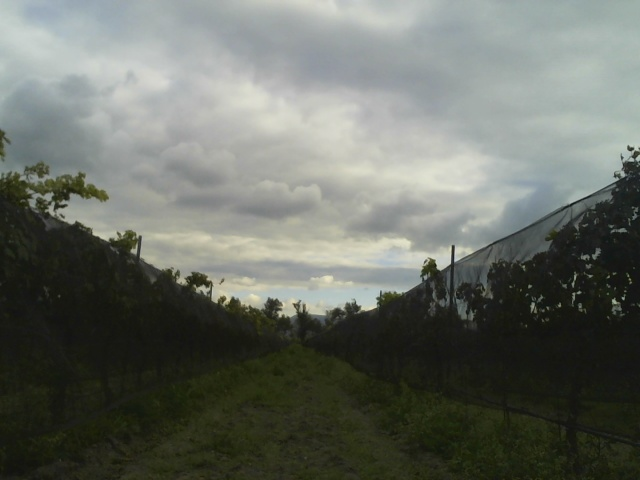
#> input picture scripts/test_images/20221002-223338.jpg, 640 x 480 px
$ jupyter execute chenMethod.ipynb
#> lines starting #> are read from the running program, lines starting #| are printed output that depends on the picture; after the words box and inside, x2 and y2 are one past the last pixel; in counts of white or black regions, pixels touching at a corner belong together
## IMAGE SELECTION

[cell 1]
import cv2
from matplotlib import pyplot as plt
import numpy as np
import math

#img = cv2.imread("test_images/20221002-223527.jpg")
img = cv2.imread("test_images/20221002-223338.jpg")
#> img is the input picture: shape (480, 640, 3); mean B, G, R 101.1, 108.8, 104.5
#cv2.imshow("original",img)
#cv2.waitKey(0)
#cv2.destroyAllWindows()

original = cv2.cvtColor(img, cv2.COLOR_BGR2RGB) #Convertion to rgb in order to maintain the same colors in cv2 and pyplot
plt.imshow(original)
plt.show()
image=original

[cell 2]
hsv = cv2.cvtColor(image, cv2.COLOR_BGR2HSV)
#> hsv: shape (480, 640, 3); mean H, S, V 65.7, 47.3, 109.2

min_color = np.array([0,0,0])
max_color = np.array([180,99,181])

colorMask = cv2.inRange(hsv, min_color, max_color)
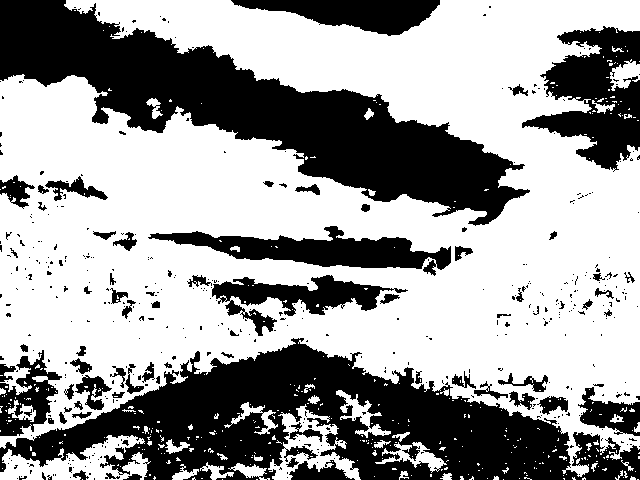
#> colorMask: shape (480, 640); 61.8% white; 454 black regions (383 under 20 px), largest, box (x1, y1, x2, y2) and area: (0, 338, 640, 480) 41332, (0, 0, 530, 226) 39722, (522, 26, 640, 172) 8885

image = cv2.cvtColor(colorMask, cv2.COLOR_BGR2RGB)
plt.imshow(image)
plt.show()

[cell 3]
print(image.shape)
#| (480, 640, 3)
recortar = original[250:480,0:640]
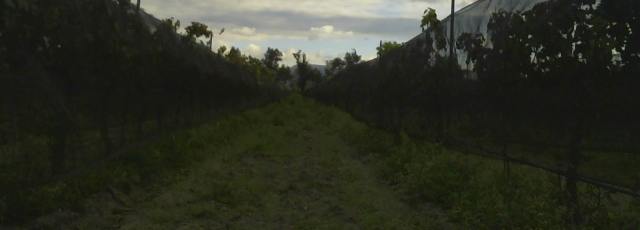
#> recortar: shape (230, 640, 3); mean R, G, B 45.3, 47.6, 36

plt.imshow(recortar)

#image=recortar

## Gray sacale transformation

[cell 4]
gray = cv2.cvtColor(image, cv2.COLOR_RGB2GRAY)
plt.imshow(gray,cmap='gray')
gray.shape
#> Out = (480, 640)

## Gray scale GExG

[cell 5]
x,y,z = original.shape
#> x = 480; y = 640; z = 3
print(x,y)
#| 480 640
frame = np.zeros([x,y])
print(original.shape)
#| (480, 640, 3)
r = original[:,:,0]
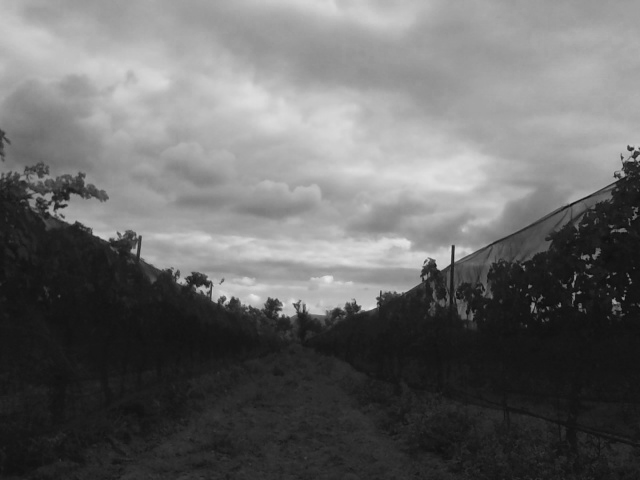
#> r: shape (480, 640); min 12, max 232, mean 104.5
g = original[:,:,1]
b = original[:,:,2]
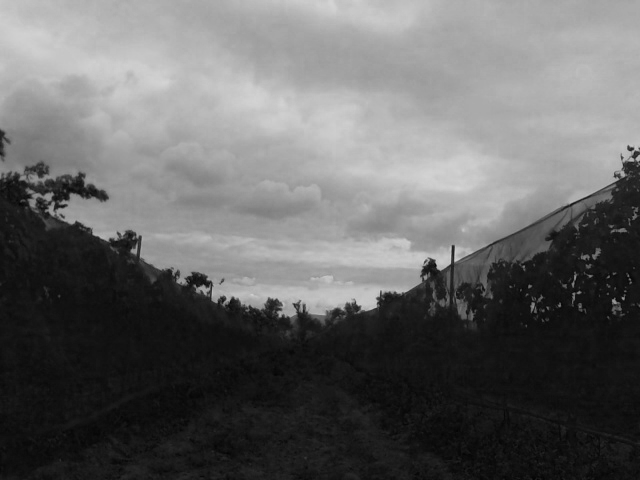
#> b: shape (480, 640); min 3, max 213, mean 101.1

x,y = r.shape

for i in range(x-1):
    for j in range (y-1):
        if g[i,j] < r[i,j] or g[i,j] < b[i,j]:
            frame[i,j] = 0
        else:
            frame[i,j] = 2*g[i,j]-r[i,j]-b[i,j]
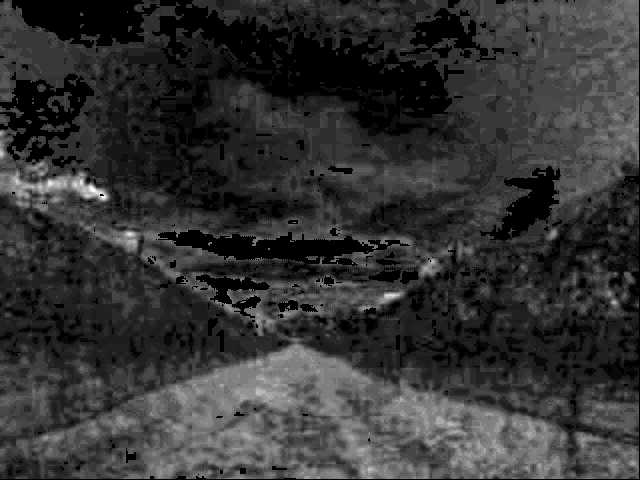
#> frame: shape (480, 640) float64; min 0, max 54, mean 11; drawn with min black and max white


frame = frame.astype('uint8')
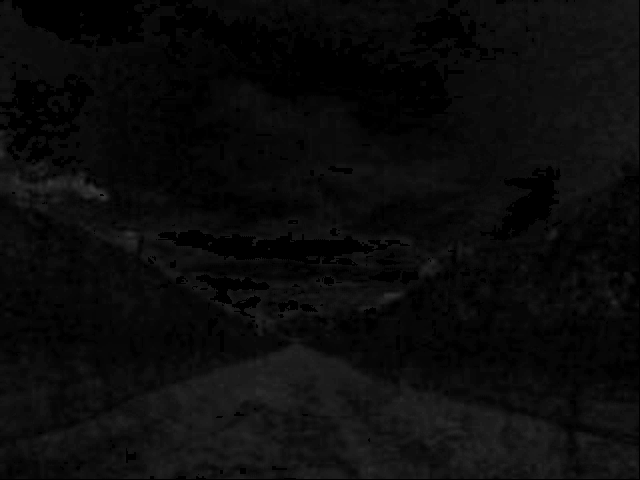
#> frame: shape (480, 640); min 0, max 54, mean 11
plt.imshow(frame,cmap='gray')

## Otsu's Binarization

[cell 6]
blur = cv2.GaussianBlur(frame,(5,5),0)
ret,otsu = cv2.threshold(blur,0,255,cv2.THRESH_BINARY+cv2.THRESH_OTSU)
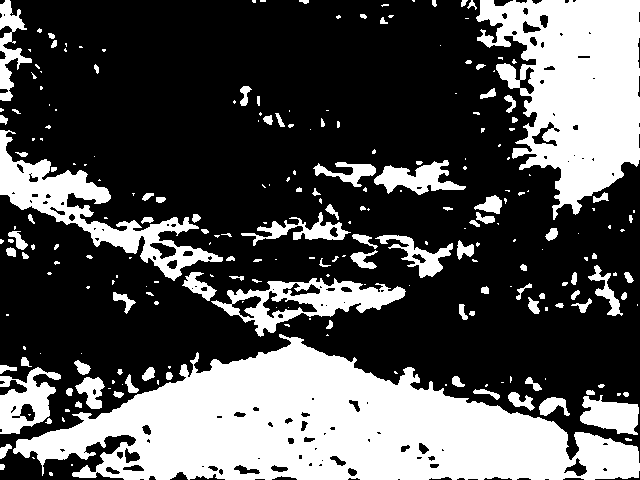
#> otsu: shape (480, 640); 32.7% white; 242 white regions (136 under 20 px)
#> ret = 13
plt.imshow(otsu,cmap='gray')

[cell 7]
contours,hierarchy = cv2.findContours(otsu, cv2.RETR_EXTERNAL, cv2.CHAIN_APPROX_NONE)
#> contours = 238 contours, 159 with area under 20; largest, box (x1, y1, x2, y2) and area: (13, 334, 640, 480) 49318, (476, 0, 640, 220) 22366, (0, 130, 223, 281) 7407, (211, 278, 406, 337) 5004, (0, 367, 61, 434) 2194
output = otsu.copy()
maxContour = 0
for contour in contours:
    contourSize = cv2.contourArea(contour)
    if contourSize > maxContour:
        maxContour = contourSize
        maxContourData = contour
#> this loop made 238 passes
#> (contourSize, maxContour) on passes 1, 3, 5, 11, 12, 38, 47: (8, 8), (18, 18), (77.5, 77.5), (308, 308), (1433.5, 1433.5), (2193.5, 2193.5), (49318.5, 49318.5)
#> contourSize on passes 6, 7, 8, 9, 10, 13: 9, 18, 4.5, 7.5, 24.5, 5.5
#> after the loop, maxContour = 49318.5; maxContourData = contour of 1831 points, box (x1, y1, x2, y2) (13, 334, 640, 480), area 49318

# Create a mask from the largest contour
mask = np.zeros_like(otsu)
mask = mask.astype('uint8')
cv2.fillPoly(mask,[maxContourData],1)
#> mask: shape (480, 640); values 0 (black) and 1 (white), 16.4% white; 1 white region, box (x1, y1, x2, y2) and area: (13, 334, 640, 480) 50235

plt.imshow(mask,cmap='gray')

## MORPHOLOGICAL OPERATIONS

[cell 8]
#Erosion
kernel = np.array([[1,1,1],[1,1,1],[1,1,1]])
closing = cv2.morphologyEx(mask,cv2.MORPH_CLOSE,kernel,iterations=1)
#> closing: shape (480, 640); values 0 (black) and 1 (white), 16.4% white; 1 white region, box (x1, y1, x2, y2) and area: (13, 334, 640, 480) 50479
opening = cv2.morphologyEx(closing,cv2.MORPH_OPEN,kernel,iterations=10)
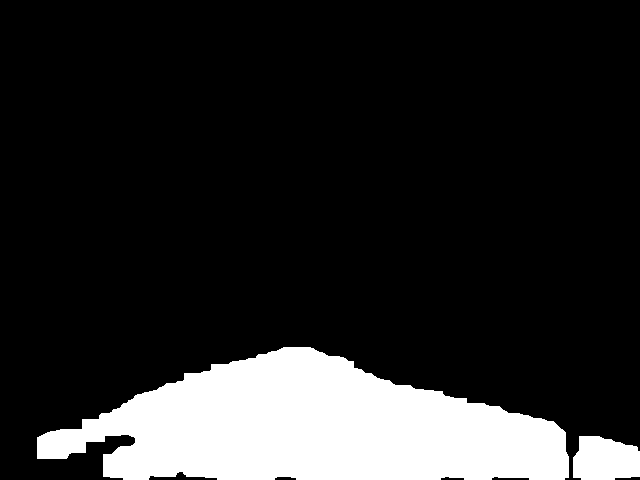
#> opening: shape (480, 640); values 0 (black) and 1 (white), 15.8% white; 2 white regions, box (x1, y1, x2, y2) and area: (37, 347, 569, 480) 45908, (573, 436, 640, 480) 2502
#closing = ~closing

plt.imshow(closing,cmap='gray')
plt.show()

## EDGE DETECTION

[cell 9]
edges = cv2.Canny(otsu,50,150,apertureSize = 3)
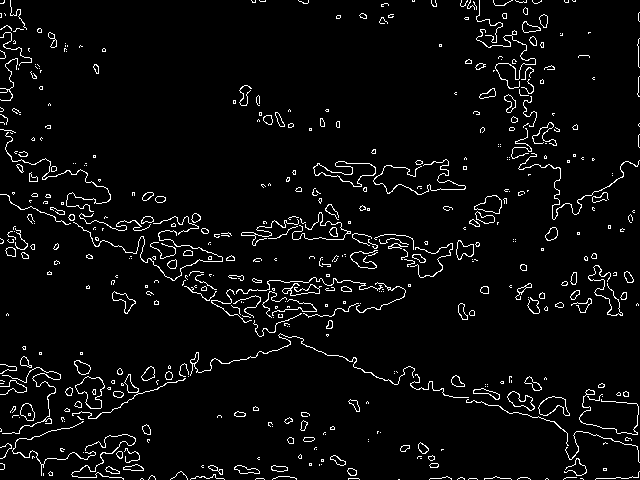
#> edges: shape (480, 640); 4.3% white in thin lines or dots

plt.imshow(edges,cmap='gray')
plt.show()

## LINE DETECTION

[cell 10]
lines = cv2.HoughLines(closing,1,np.pi/180,200)
#> lines = 570 rows, first 8: [450, 1.61], [451, 1.59], [441, 1.61], [440, 1.62], [439, 1.61], [445, 1.61], [435, 1.62], [427, 1.62]
if lines is not None:
    for i in range(0, len(lines)):
        rho = lines[i][0][0]
        theta = lines[i][0][1]
        a = math.cos(theta)
        b = math.sin(theta)
        x0 = a * rho
        y0 = b * rho
        pt1 = (int(x0 + 1000*(-b)), int(y0 + 1000*(a)))
        pt2 = (int(x0 - 1000*(-b)), int(y0 - 1000*(a)))
        cv2.line(image, pt1, pt2, (0,255,255), 3)
        print('line',i)
#> this loop made 570 passes
#> (rho, theta, a, b, x0, y0, pt1, pt2) on passes 1 to 3: (450, 1.61, -0.0349, 0.999, -15.7, 449.7, (-1015, 414), (983, 484)), (451, 1.59, -0.0175, 1, -7.87, 450.9, (-1007, 433), (991, 468)), (441, 1.61, -0.0349, 0.999, -15.39, 440.7, (-1014, 405), (984, 475))
#| line 0
#| line 1
#| line 2
#| line 3
#| line 4
#| line 5
#| line 6
#| line 7
#> (further printed lines are left out)
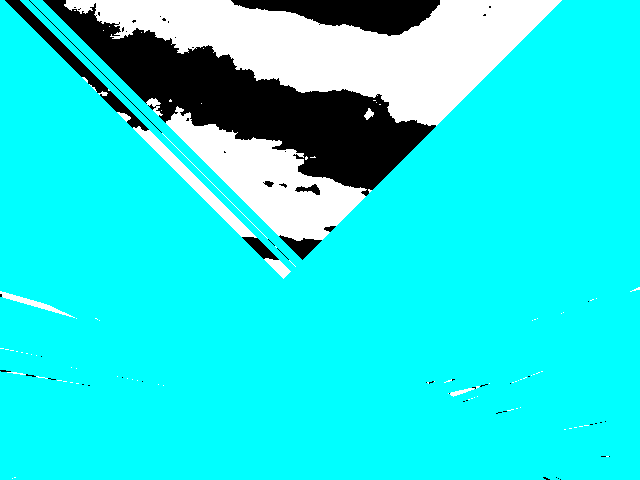
#> image: shape (480, 640, 3); mean R, G, B 34.9, 229.5, 229.5
else:
    print("NO LINES DETECTED")
#cv2.imshow('houghlines',img)

plt.imshow(image)
plt.show()

$ run again, with scripts/test_images/20221002-223343.jpg copied over scripts/test_images/20221002-223338.jpg
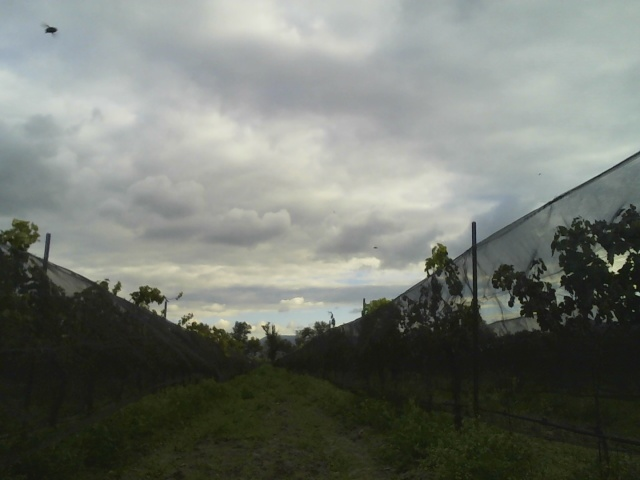
#> input picture scripts/test_images/20221002-223343.jpg, 640 x 480 px
#> img is the input picture: shape (480, 640, 3); mean B, G, R 110.9, 118.2, 113.7
#> hsv: shape (480, 640, 3); mean H, S, V 63.6, 42.4, 118.5
#> `colorMask = cv2.inRange(hsv, min_color, max_color)`:
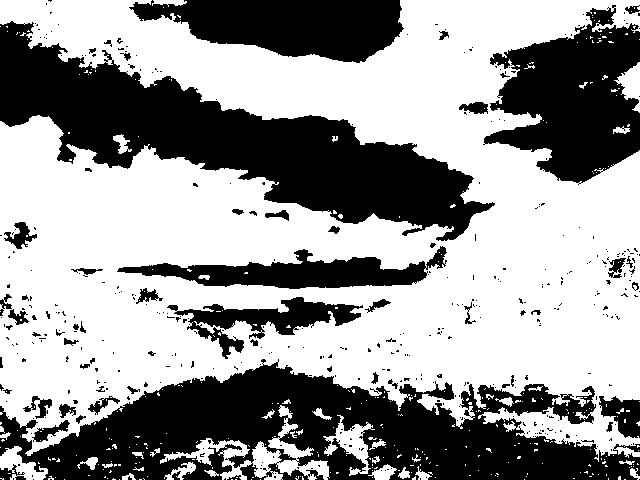
#> colorMask: shape (480, 640); 59.8% white; 425 black regions (367 under 20 px), largest, box (x1, y1, x2, y2) and area: (0, 359, 640, 480) 41106, (0, 21, 495, 241) 37547, (483, 5, 640, 185) 16748
#| (480, 640, 3)
#| 480 640
#| (480, 640, 3)
#> otsu: shape (480, 640); 35.9% white; 259 white regions (119 under 20 px)
#> ret = 12
#> contours = 258 contours, 152 with area under 20; largest, box (x1, y1, x2, y2) and area: (0, 356, 640, 480) 50338, (460, 0, 640, 259) 27734, (182, 297, 394, 358) 4520, (52, 235, 214, 327) 4494, (256, 169, 439, 224) 3360
#> the loop `for contour in contours:` made 258 passes
#> (contourSize, maxContour) on passes 1, 2, 5, 23: (22.5, 22.5), (107.5, 107.5), (1193, 1193), (50337.5, 50337.5)
#> after the loop `for contour in contours:`: maxContour = 50337.5; maxContourData = contour of 2357 points, box (x1, y1, x2, y2) (0, 356, 640, 480), area 50338
#> mask: shape (480, 640); values 0 (black) and 1 (white), 16.8% white; 1 white region, box (x1, y1, x2, y2) and area: (0, 356, 640, 480) 51517
#> closing: shape (480, 640); values 0 (black) and 1 (white), 16.8% white; 1 white region, box (x1, y1, x2, y2) and area: (0, 356, 640, 480) 51760
#> opening: shape (480, 640); values 0 (black) and 1 (white), 15.6% white; 1 white region, box (x1, y1, x2, y2) and area: (22, 367, 638, 480) 47885
#> edges: shape (480, 640); 5% white in thin lines or dots
#> lines = 447 rows, first 8: [439, 1.61], [444, 1.61], [445, 1.59], [436, 1.62], [423, 1.64], [431, 1.64], [425, 1.62], [434, 1.61]
#> the loop `for i in range(0, len(lines)):` made 447 passes
#> (rho, theta, a, b, x0, y0, pt1, pt2) on passes 1 to 3: (439, 1.61, -0.0349, 0.999, -15.32, 438.7, (-1014, 403), (984, 473)), (444, 1.61, -0.0349, 0.999, -15.5, 443.7, (-1014, 408), (983, 478)), (445, 1.59, -0.0175, 1, -7.77, 444.9, (-1007, 427), (992, 462))
#> (printed output is left out)
#> after the loop `for i in range(0, len(lines)):`:
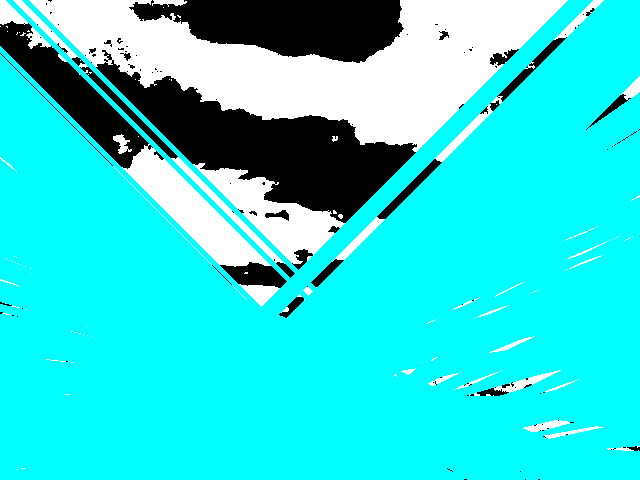
#> image: shape (480, 640, 3); mean R, G, B 44.5, 220.1, 220.1

$ run again, with scripts/test_images/20221002-223348.jpg copied over scripts/test_images/20221002-223338.jpg
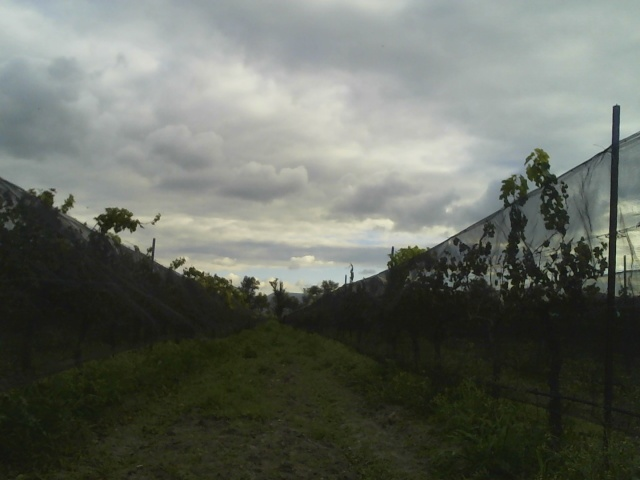
#> input picture scripts/test_images/20221002-223348.jpg, 640 x 480 px
#> img is the input picture: shape (480, 640, 3); mean B, G, R 97.3, 105.8, 101.4
#> hsv: shape (480, 640, 3); mean H, S, V 66.5, 50.4, 106.1
#> colorMask: shape (480, 640); 60.4% white; 475 black regions (402 under 20 px), largest, box (x1, y1, x2, y2) and area: (0, 315, 640, 480) 54062, (0, 0, 516, 206) 37024, (509, 6, 640, 153) 10263
#| (480, 640, 3)
#| 480 640
#| (480, 640, 3)
#> otsu: shape (480, 640); 38% white; 207 white regions (109 under 20 px)
#> ret = 13
#> contours = 206 contours, 135 with area under 20; largest, box (x1, y1, x2, y2) and area: (0, 310, 640, 480) 70141, (466, 0, 640, 296) 24564, (536, 162, 611, 293) 3884, (22, 182, 214, 258) 3520, (186, 256, 349, 310) 2854
#> the loop `for contour in contours:` made 206 passes
#> (contourSize, maxContour) on passes 1, 2, 4, 6, 10, 33: (6.5, 6.5), (35.5, 35.5), (66, 66), (314.5, 314.5), (638.5, 638.5), (70141, 70141)
#> after the loop `for contour in contours:`: maxContour = 70141; maxContourData = contour of 2580 points, box (x1, y1, x2, y2) (0, 310, 640, 480), area 70141
#> mask: shape (480, 640); values 0 (black) and 1 (white), 23.3% white; 1 white region, box (x1, y1, x2, y2) and area: (0, 310, 640, 480) 71432
#> closing: shape (480, 640); values 0 (black) and 1 (white), 23.3% white; 1 white region, box (x1, y1, x2, y2) and area: (0, 310, 640, 480) 71704
#> opening: shape (480, 640); values 0 (black) and 1 (white), 21.7% white; 1 white region, box (x1, y1, x2, y2) and area: (0, 323, 640, 480) 66590
#> edges: shape (480, 640); 4.6% white in thin lines or dots
#> lines = 1366 rows, first 8: [390, 1.69], [392, 1.69], [395, 1.69], [411, 1.64], [414, 1.64], [400, 1.66], [403, 1.66], [407, 1.66]
#> the loop `for i in range(0, len(lines)):` made 1366 passes
#> (rho, theta, a, b, x0, y0, pt1, pt2) on passes 1 to 3: (390, 1.69, -0.122, 0.993, -47.53, 387.1, (-1040, 265), (945, 508)), (392, 1.69, -0.122, 0.993, -47.77, 389.1, (-1040, 267), (944, 510)), (395, 1.69, -0.122, 0.993, -48.14, 392.1, (-1040, 270), (944, 513))
#> (printed output is left out)
#> after the loop `for i in range(0, len(lines)):`:
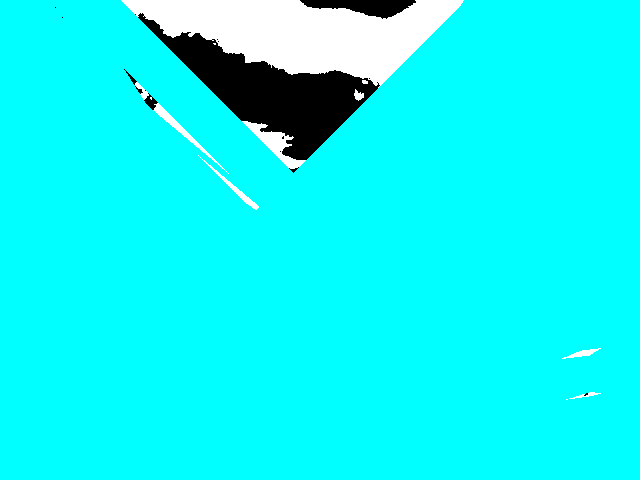
#> image: shape (480, 640, 3); mean R, G, B 15.2, 244.3, 244.3
